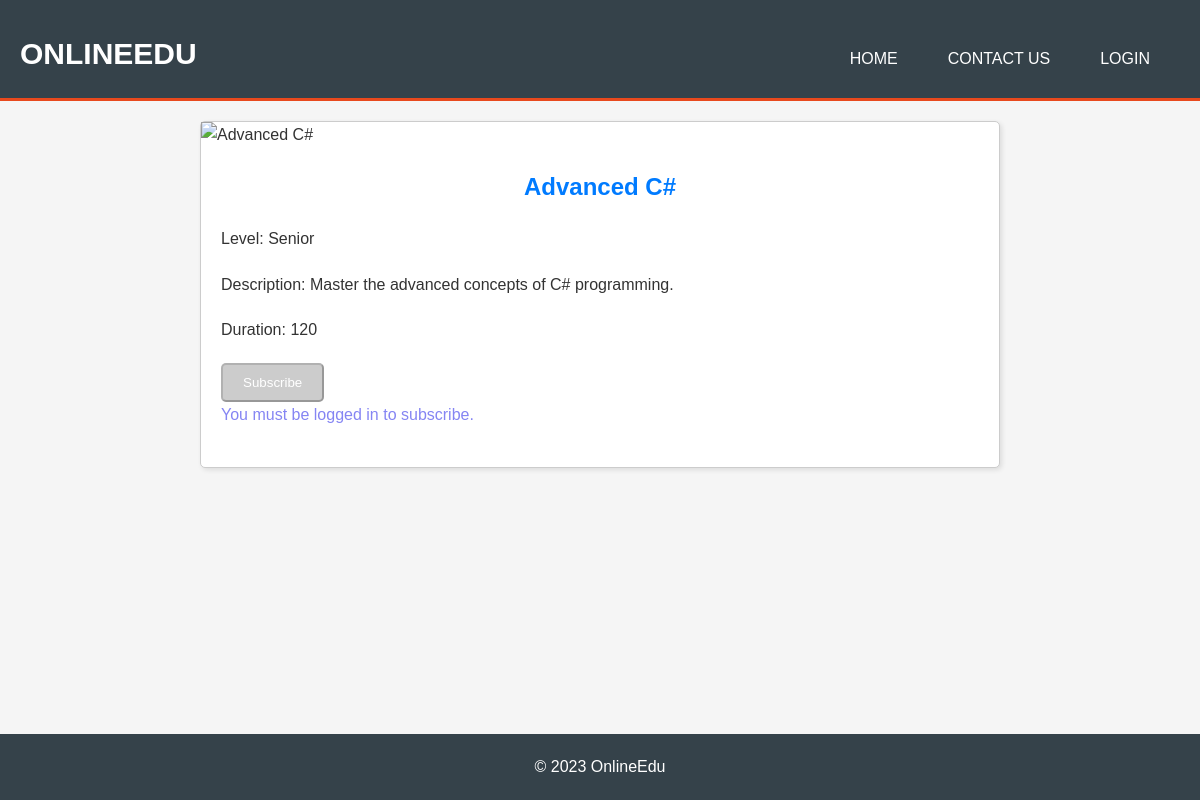
Screenshot of /pages/course.php?id=3 with the database file from the repository.
### tables this page shows
CREATE TABLE Courses (
    CourseID INT AUTO_INCREMENT PRIMARY KEY,
    Title VARCHAR(100),
    Picture BLOB,
    Level ENUM('Junior', 'Middle', 'Senior'),
    Description TEXT,
    Duration INT
);

### pages/course.php (the view, shortened to what this page needs)
<?php
include '../includes/db_connection.php';
$loggedIn = isset($_SESSION['user_id']);
$courseId = $_GET['id'];
$sql = "SELECT * FROM Courses WHERE CourseID = ?";
$stmt = $conn->prepare($sql);
$stmt->bind_param('i', $courseId);
$stmt->execute();
$result = $stmt->get_result();
$course = $result->fetch_assoc();
?>
<html>
<head>
</head>
<body>
    <?php include 'header.php'; ?>
    <div class="course">
        <img src="../processes/image.php?id=<?php echo $course['CourseID']; ?>" alt="<?php echo $course['Title']; ?>">
        <div class="course-details">
            <h2><?php echo $course['Title']; ?></h2>
            <p>Level: <?php echo $course['Level']; ?></p>
            <p>Description: <?php echo $course['Description']; ?></p>
            <p>Duration: <?php echo $course['Duration']; ?></p>
            <form action="../processes/subscribe.php" method="post">
                <?php if ($loggedIn && !$userCourse) : ?>
                    <input type="submit" value="Subscribe" class="btn">
                <?php else : ?>
                    <input type="submit" value="Subscribe" class="btn disabled" disabled>
                <?php endif; ?>
            </form>
            <?php if (!$loggedIn) echo '<p class="alert">You must be logged in to subscribe.</p>'; ?>
        </div>
    </div>
    <?php include 'footer.php'; ?>
</body>
</html>

### styles/styles.css (style rules this page uses)
* { margin: 0; padding: 0; box-sizing: border-box; }
body { line-height: 1.6; font-family: Arial, sans-serif; background-color: #f4f4f4; color: #333; padding: 30px; }
body { font-family: Arial, sans-serif; margin: 0; padding: 0; background-color: #f5f5f5; display: flex; flex-direction: column; min-height: 100vh; }
.alert { color: rgb(133, 133, 243); }
.course { border: 1px solid #ccc; border-radius: 5px; box-shadow: 2px 2px 5px rgba(0, 0, 0, 0.1); width: 100%; max-width: 800px; margin: 20px auto; padding: 0 0 20px 0; background-color: white; }
.course .course-details { padding: 0 20px; }
.course h2 { margin-bottom: 20px; text-align: center; color: #007BFF; }
.course p { margin-bottom: 20px; }
.course img { display: block; margin: 0 auto 20px auto; max-width: 100%; }
.course .btn { display: inline-block; text-decoration: none; color: white; background-color: #007BFF; padding: 10px 20px; border-radius: 5px; transition: background-color 0.3s ease; }
.course .btn.disabled { background-color: #cccccc; cursor: not-allowed; }

### rows the page displays
courses: Title "Advanced C#", Level "Senior", Description "Master the advanced concepts of C# programming.", Duration "120"
